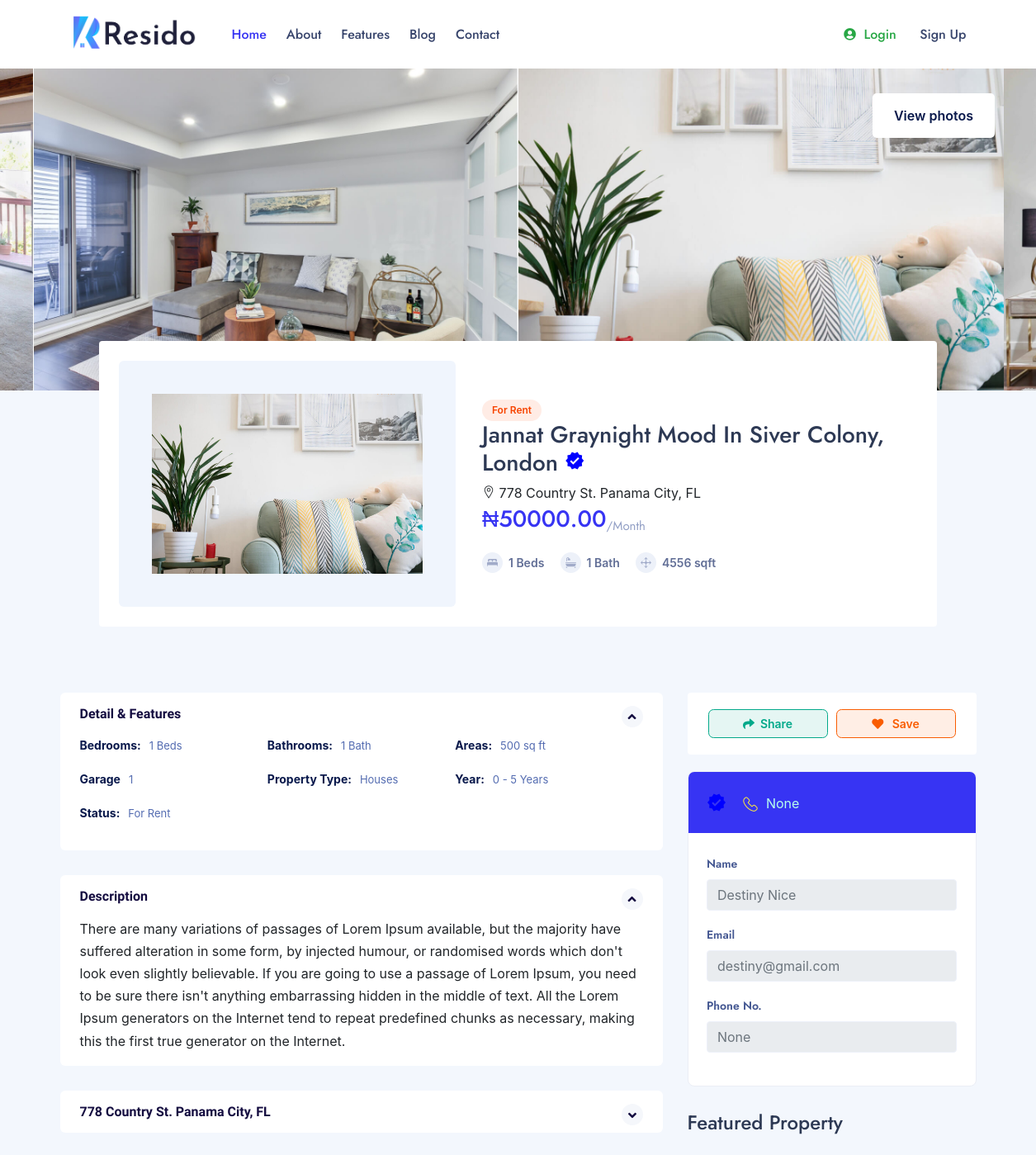
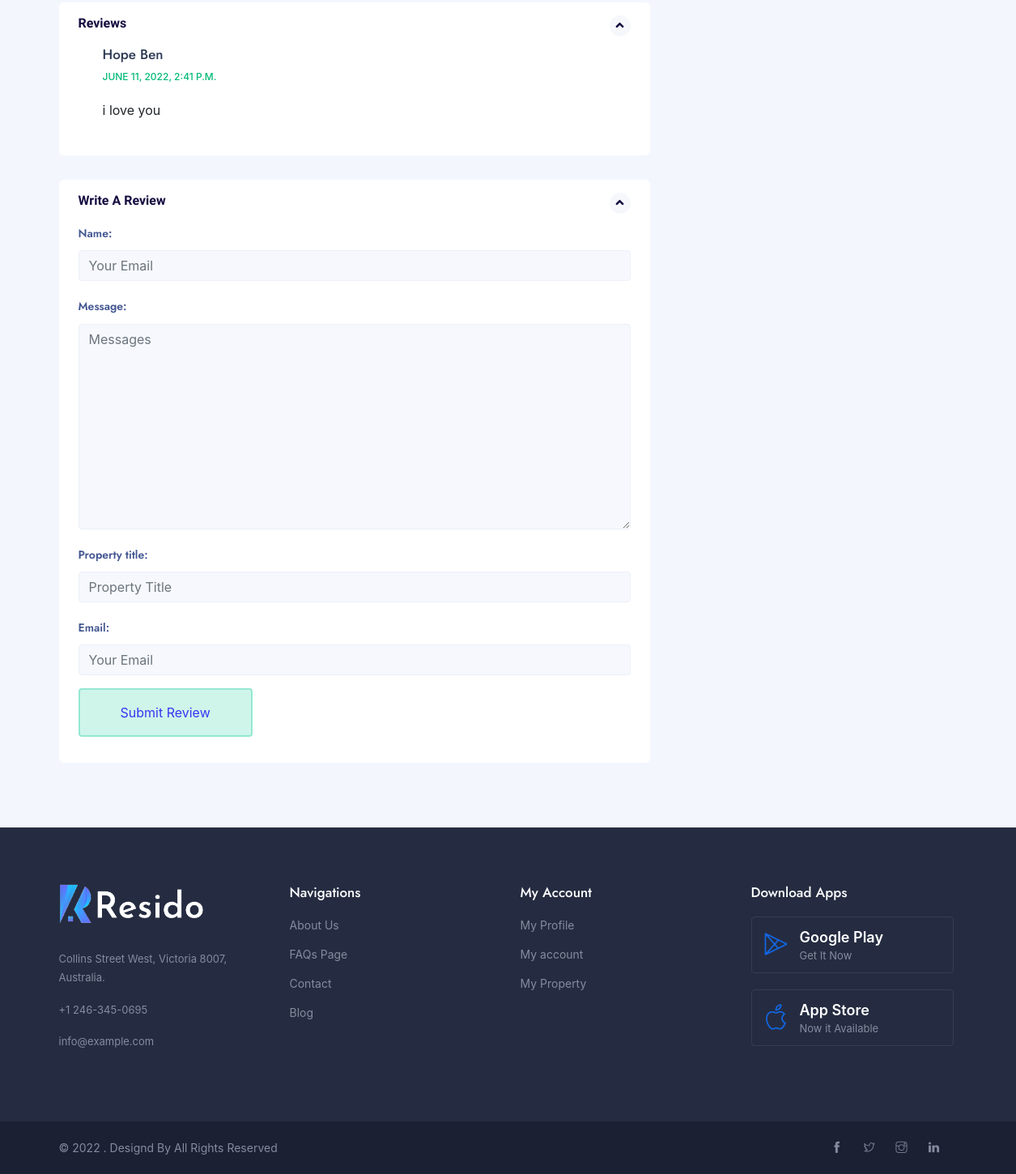
The page /property/jannat-graynight-mood-in-siver-colony-london/ on the database its author committed (2 pictures, top to bottom).
### real/models.py (models this page shows, shortened)
class Listing(models.Model):
    listing_user = models.ForeignKey(CustomUser, related_name='listing_user' ,on_delete=models.CASCADE)
    title = models.CharField(max_length=225)
    status = models.CharField(max_length=225)
    property_type = models.CharField(max_length=225)
    price = models.DecimalField(max_digits=10 ,decimal_places=2)
    area = models.CharField(max_length=225)
    bedrooms = models.CharField(max_length=225)
    bathrooms = models.CharField(max_length=225)
    address = models.CharField(max_length=225)
    city = models.CharField(max_length=100)
    state = models.CharField(max_length=100)
    zipcode = models.CharField(max_length=100)
    description = models.TextField()
    building_Age = models.CharField(max_length=225 ,blank=True, null=True)
    garage = models.CharField(default=0,max_length=225 ,blank=True, null=True)
    Rooms = models.CharField(max_length=225 ,blank=True, null=True)
    sqft = models.CharField(max_length=225)
    image = models.FileField(upload_to='images/photos')
    photo_1 = models.ImageField(upload_to='images/photos', blank=True, null=True)
    photo_2 = models.ImageField(upload_to='images/photos', blank=True, null=True)
    photo_3 = models.ImageField(upload_to='images/photos', blank=True, null=True)
    contact_name = models.CharField(max_length=100)
    contact_email = models.CharField(max_length=225)
    contact_phone = models.CharField(max_length=100, blank=True , null=True, unique=True)
    list_date = models.DateTimeField(default=datetime.now, blank=True)
    is_published = models.BooleanField(default=True)
    slug = models.SlugField(default='', null=True, blank=True)

class Review(models.Model):
    review = models.ForeignKey(Listing, on_delete=models.CASCADE, related_name='reviews')
    name = models.CharField(max_length=200)
    property_title = models.CharField(max_length=200)
    email = models.EmailField()
    message = models.TextField()
    created_date = models.DateTimeField(default=timezone.now)
    approved_comment = models.BooleanField(default=False)

### real/views.py (the view)
# urls.py: path('property/<slug:slug>/', DetailsViews, name='property_details'),
def DetailsViews(request, slug):
    feature = Featured.objects.order_by('-list_date').all()[:4]
    single = Listing.objects.filter(slug=slug)
    if single.exists():
        single = Listing.objects.get(slug=slug)
    else:
        return redirect("index:404")
    if request.method == 'POST':
        comment_form = ReviewForm(request.POST)
        if comment_form.is_valid():
            new_comment = comment_form.save(commit=False)
            new_comment.review = single
            new_comment.save()
        else:
            messages.error(request, comment_form.errors)
            comment_form = ReviewForm()
    else:
        comment_form = ReviewForm()
    content = {'single':single, 'feature':feature,
                'comment_form': comment_form}
    return render(request, 'single-property.html', content)

### real/forms.py
class ReviewForm(forms.ModelForm):
    class Meta:
        model = Review
        fields = ('name', 'message', 'property_title', 'email')
        widgets = {
            'name': forms.TextInput(attrs={'class': 'form-control ht-80', 'placeholder':'Your Email'}),
            'property_title': forms.TextInput(attrs={'class': 'form-control', 'placeholder':'Property Title'}),
            'email': forms.EmailInput(attrs={'class': 'form-control', 'placeholder':'Your Email'}),
            'message': forms.Textarea(attrs={'class': 'form-control', 'placeholder':'Messages'}),
        }

### template/single-property.html (shortened to what this page needs)
{%  extends 'include/base.html' %}
{%  load static %}
{%  block body %}
			<div class="featured_slick_gallery gray">
				<div class="featured_slick_gallery-slide">
					<div class="featured_slick_padd">
						<a href="{{ single.image.url  }}" class="mfp-gallery">
							<img src="{{ single.image.url  }}" class="img-fluid mx-auto" alt="" />
						</a>
					</div>
					<div class="featured_slick_padd">
						<a href="{{ single.photo_1.url  }}" class="mfp-gallery">
							<img src="{{ single.photo_1.url  }}" class="img-fluid mx-auto" alt="" />
						</a>
					</div>
					<div class="featured_slick_padd">
						<a href="{{ single.photo_2.url  }}" class="mfp-gallery">
							<img src="{{ single.photo_2.url  }}" class="img-fluid mx-auto" alt="" />
						</a>
					</div>
					<div class="featured_slick_padd">
						<a href="{{ single.photo_3.url  }}" class="mfp-gallery">
							<img src="{{ single.photo_3.url  }}" class="img-fluid mx-auto" alt="" />
						</a>
					</div>
				</div>
				<a href="JavaScript:Void(0);" class="btn-view-pic top">View photos</a>
			</div>
			<section class="gray-simple rtl p-0">
				<div class="container">
					<div class="row justify-content-center">
						<div class="col-lg-11 col-md-12">
							<div class="property_block_wrap style-3">
								<div class="pbw-flex-1">
									<div class="pbw-flex-thumb">
										<img src="{{ single.image.url  }}" width="400" class="img-fluid" alt="" />
									</div>
								</div>
								<div class="pbw-flex">
									<div class="prt-detail-title-desc">
										<span class="prt-types sale">{{  single.status }}</span>
										<h3>{{  single.title  }}
											{% if single.listing_user.agent.is_approve %}
											<span class="material-icons-sharp" style="color:blue;">verified</span>
											{% else %}
											<h4></h4>
										{% endif %}
										</h3>
										<span><i class="lni-map-marker"></i> {{  single.address }}</span>
										<h3 class="prt-price-fix">&#8358;{{ single.price }}<sub>/month</sub></h3>
										<div class="list-fx-features">
											<div class="listing-card-info-icon">
												<div class="inc-fleat-icon">
													<img src="/static/assets/img/bed.svg" width="13" alt="">
												</div>{{ single.bedrooms }} Beds
											</div>
											<div class="listing-card-info-icon">
												<div class="inc-fleat-icon">
													<img src="/static/assets/img/bathtub.svg" width="13" alt="">
												</div>{{ single.bathrooms }} Bath
											</div>
											<div class="listing-card-info-icon">
												<div class="inc-fleat-icon">
													<img src="/static/assets/img/move.svg" width="13" alt="">
												</div>{{ single.sqft }} sqft
											</div>
										</div>
									</div>
								</div>
							</div>
						</div>
					</div>
				</div>
			</section>
			<section class="gray-simple min">
				<div class="container">
					<div class="row">
						<div class="col-lg-8 col-md-12 col-sm-12">
							<div class="property_block_wrap style-2">
								<div class="property_block_wrap_header">
									<a data-bs-toggle="collapse" data-parent="#features" data-bs-target="#clOne" aria-controls="clOne" href="javascript:void(0);" aria-expanded="false"><h4 class="property_block_title">Detail & Features</h4></a>
								</div>
								<div id="clOne" class="panel-collapse collapse show" aria-labelledby="clOne">
									<div class="block-body">
										<ul class="deatil_features">
											<li><strong>Bedrooms:</strong>{{ single.bedrooms }} Beds</li>
											<li><strong>Bathrooms:</strong>{{ single.bathrooms }} Bath</li>
											<li><strong>Areas:</strong>{{ single.area }} sq ft</li>
											<li><strong>Garage</strong>{{ single.garage }}</li>
											<li><strong>Property Type:</strong>{{ single.property_type }}</li>
											<li><strong>Year:</strong>{{  single.building_Age }}</li>
											<li><strong>Status:</strong>{{  single.status }}</li>
										</ul>
									</div>
								</div>
							</div>
							<div class="property_block_wrap style-2">
								<div class="property_block_wrap_header">
									<a data-bs-toggle="collapse" data-parent="#dsrp" data-bs-target="#clTwo" aria-controls="clTwo" href="javascript:void(0);" aria-expanded="true"><h4 class="property_block_title">Description</h4></a>
								</div>
								<div id="clTwo" class="panel-collapse collapse show">
									<div class="block-body">
										{{ single.description }}
									</div>
								</div>
							</div>
							<div class="property_block_wrap style-2">
								<div class="property_block_wrap_header">
									<a data-bs-toggle="collapse" data-parent="#loca"  data-bs-target="#clSix"
									aria-controls="clSix" href="javascript:void(0);" aria-expanded="true" class="collapsed">
									<h4 class="property_block_title">{{  single.address }}</h4></a>
								</div>
							</div>
							<div class="property_block_wrap style-2">
								<div class="property_block_wrap_header">
									<a data-bs-toggle="collapse" data-parent="#rev"  data-bs-target="#clEight" a
									ria-controls="clEight" href="javascript:void(0);" aria-expanded="true">
									<h4 class="property_block_title">{{ reviews.count }} Reviews</h4></a>
								</div>
								<div id="clEight" class="panel-collapse collapse show">
									<div class="block-body">
										<div class="author-review">
											<div class="comment-list">
												<ul>
													<li class="article_comments_wrap">
														<article>
															{%  if not single.reviews.all %}
															    <p>No Reviews Yet...</p>
														        {% else %}
																{% for view in single.reviews.all %}
															<div class="comment-details">
																<div class="comment-meta">
																	<div class="comment-left-meta">
																		<h4 class="author-name">{{ view.name  }}</h4>
																		<div class="comment-date">{{  view.created_date }}</div>
																	</div>
																</div>
																<div class="comment-text">
																	<p>
																		{{  view.message  }}
																	</p>
																</div>
															</div>
															{% endfor %}
															{% endif %}
														</article>
													</li>
												</ul>
											</div>
										</div>
									</div>
								</div>
							</div>
							<div class="property_block_wrap style-2">
								<div class="property_block_wrap_header">
									<a data-bs-toggle="collapse" data-parent="#comment"
									 data-bs-target="#clTen" aria-controls="clTen" href="javascript:void(0);"
									 aria-expanded="true"><h4 class="property_block_title">Write a Review</h4></a>
								</div>
								<div id="clTen" class="panel-collapse collapse show">
									<div class="block-body">
										<form class="simple-form" method="post">
											<div class="row">
												<div class="col-lg-12 col-md-12 col-sm-12">
													<div class="form-group">
														{{ comment_form.as_p }}
													</div>
												</div>
												<div class="col-lg-12 col-md-12 col-sm-12">
													<div class="form-group">
														<button class="btn btn-theme-light-2 rounded" type="submit">Submit Review</button>
													</div>
												</div>
											</div>
										</form>
									</div>
								</div>
							</div>
						</div>
						<div class="col-lg-4 col-md-12 col-sm-12">
							<div class="like_share_wrap b-0">
								<ul class="like_share_list">
									<li>
										<a href="JavaScript:Void(0);" class="btn btn-likes" data-toggle="tooltip" data-original-title="Share">
											<i class="fas fa-share"></i>Share</a>
										</li>
									<li>
										<a href="{%  url 'index:add_book_list' single.id  %}" class="btn btn-likes" data-toggle="tooltip" data-original-title="Save">
											<i class="fas fa-heart"></i>
											Save
										</a>
									</li>
								</ul>
							</div>
							<div class="details-sidebar">
								<div class="sides-widget">
									<div class="sides-widget-header">
										{% if single.listing_user.agent.is_approve %}
											<span class="material-icons-sharp" style="color:blue;">verified</span>
											{% else %}
											<h4></h4>
										{% endif %}
										<div class="sides-widget-details">
											<span><i class="lni-phone-handset"></i>{{  single.contact_phone }}</span>
										</div>
									</div>
									<div class="sides-widget-body simple-form">
										<div class="form-group">
											<label>Name</label>
											<input type="text" class="form-control" disabled placeholder="{{  single.contact_name }}">
										</div>
										<div class="form-group">
											<label>Email</label>
											<input type="text" class="form-control" disabled placeholder="{{  single.contact_email }}">
										</div>
										<div class="form-group">
											<label>Phone No.</label>
											<input type="text" class="form-control" disabled placeholder="{{  single.contact_phone }}">
										</div>
									</div>
								</div>
								<div class="sidebar-widgets">
									<h4>Featured Property</h4>
								</div>
							</div>
						</div>
					</div>
				</div>
			</section>
{%  endblock  %}

### rows shown on the page
Listing: image (picture), photo_1 (picture), photo_2 (picture), photo_3 (picture), status "For Rent", title "Jannat Graynight Mood In Siver Colony, London", address "778 Country St. Panama City, FL", price "50000.00", bedrooms "1", bathrooms "1", sqft "4556", area "500", garage "1", property_type "Houses", building_Age "0 - 5 Years", description "There are many variations of passages of Lorem Ipsum available, but the majority have suffered alteration in some form, by injected humour, or randomised words which don't look even slightly believable. If you are going to use a passage of Lorem Ipsum, you need to be sure there isn't anything embarrassing hidden in the middle of text. All the Lorem Ipsum generators on the Internet tend to repeat predefined chunks as necessary, making this the first true generator on the Internet.", contact_phone "None", contact_name "Destiny Nice", contact_email "destiny@gmail.com"
Review: name "Hope Ben", created_date "JUNE 11, 2022, 2:41 P.M.", message "i love you"
